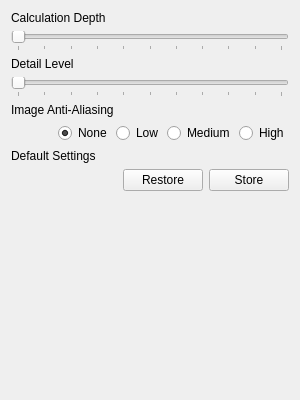
<ui version="4.0" >
 <class>AdvancedSettingsPage</class>
 <widget class="QWidget" name="AdvancedSettingsPage" >
  <property name="geometry" >
   <rect>
    <x>0</x>
    <y>0</y>
    <width>300</width>
    <height>400</height>
   </rect>
  </property>
  <property name="windowTitle" >
   <string>Advanced Settings</string>
  </property>
  <layout class="QVBoxLayout" >
   <item>
    <widget class="QLabel" name="labelDepth" >
     <property name="text" >
      <string>Calculation Depth</string>
     </property>
    </widget>
   </item>
   <item>
    <widget class="DoubleSlider" name="sliderDepth" >
     <property name="maximum" >
      <number>100</number>
     </property>
     <property name="orientation" >
      <enum>Qt::Horizontal</enum>
     </property>
     <property name="tickPosition" >
      <enum>QSlider::TicksBelow</enum>
     </property>
     <property name="tickInterval" >
      <number>10</number>
     </property>
    </widget>
   </item>
   <item>
    <widget class="QLabel" name="labelDetail" >
     <property name="text" >
      <string>Detail Level</string>
     </property>
    </widget>
   </item>
   <item>
    <widget class="DoubleSlider" name="sliderDetail" >
     <property name="maximum" >
      <number>100</number>
     </property>
     <property name="orientation" >
      <enum>Qt::Horizontal</enum>
     </property>
     <property name="tickPosition" >
      <enum>QSlider::TicksBelow</enum>
     </property>
     <property name="tickInterval" >
      <number>10</number>
     </property>
    </widget>
   </item>
   <item>
    <widget class="QLabel" name="labelAntiAliasing" >
     <property name="text" >
      <string>Image Anti-Aliasing</string>
     </property>
    </widget>
   </item>
   <item>
    <layout class="QHBoxLayout" >
     <item>
      <spacer>
       <property name="orientation" >
        <enum>Qt::Horizontal</enum>
       </property>
       <property name="sizeHint" >
        <size>
         <width>51</width>
         <height>20</height>
        </size>
       </property>
      </spacer>
     </item>
     <item>
      <widget class="QFrame" name="frameAntiAliasing" >
       <property name="frameShape" >
        <enum>QFrame::NoFrame</enum>
       </property>
       <layout class="QHBoxLayout" >
        <property name="spacing" >
         <number>4</number>
        </property>
        <property name="leftMargin" >
         <number>0</number>
        </property>
        <property name="topMargin" >
         <number>0</number>
        </property>
        <property name="rightMargin" >
         <number>0</number>
        </property>
        <property name="bottomMargin" >
         <number>0</number>
        </property>
        <item>
         <widget class="QRadioButton" name="radioAANone" >
          <property name="text" >
           <string>None</string>
          </property>
          <property name="checked" >
           <bool>true</bool>
          </property>
         </widget>
        </item>
        <item>
         <widget class="QRadioButton" name="radioAALow" >
          <property name="text" >
           <string>Low</string>
          </property>
         </widget>
        </item>
        <item>
         <widget class="QRadioButton" name="radioAAMedium" >
          <property name="text" >
           <string>Medium</string>
          </property>
         </widget>
        </item>
        <item>
         <widget class="QRadioButton" name="radioAAHigh" >
          <property name="text" >
           <string>High</string>
          </property>
         </widget>
        </item>
       </layout>
      </widget>
     </item>
    </layout>
   </item>
   <item>
    <widget class="QLabel" name="labelDefault" >
     <property name="text" >
      <string>Default Settings</string>
     </property>
    </widget>
   </item>
   <item>
    <layout class="QHBoxLayout" >
     <item>
      <spacer>
       <property name="orientation" >
        <enum>Qt::Horizontal</enum>
       </property>
       <property name="sizeHint" >
        <size>
         <width>40</width>
         <height>20</height>
        </size>
       </property>
      </spacer>
     </item>
     <item>
      <widget class="QPushButton" name="buttonRestore" >
       <property name="text" >
        <string>Restore</string>
       </property>
      </widget>
     </item>
     <item>
      <widget class="QPushButton" name="buttonStore" >
       <property name="text" >
        <string>Store</string>
       </property>
      </widget>
     </item>
    </layout>
   </item>
   <item>
    <spacer>
     <property name="orientation" >
      <enum>Qt::Vertical</enum>
     </property>
     <property name="sizeHint" >
      <size>
       <width>20</width>
       <height>40</height>
      </size>
     </property>
    </spacer>
   </item>
  </layout>
 </widget>
 <customwidgets>
  <customwidget>
   <class>DoubleSlider</class>
   <extends>QSlider</extends>
   <header>doubleslider.h</header>
  </customwidget>
 </customwidgets>
 <tabstops>
  <tabstop>sliderDepth</tabstop>
 </tabstops>
 <resources/>
 <connections/>
</ui>
